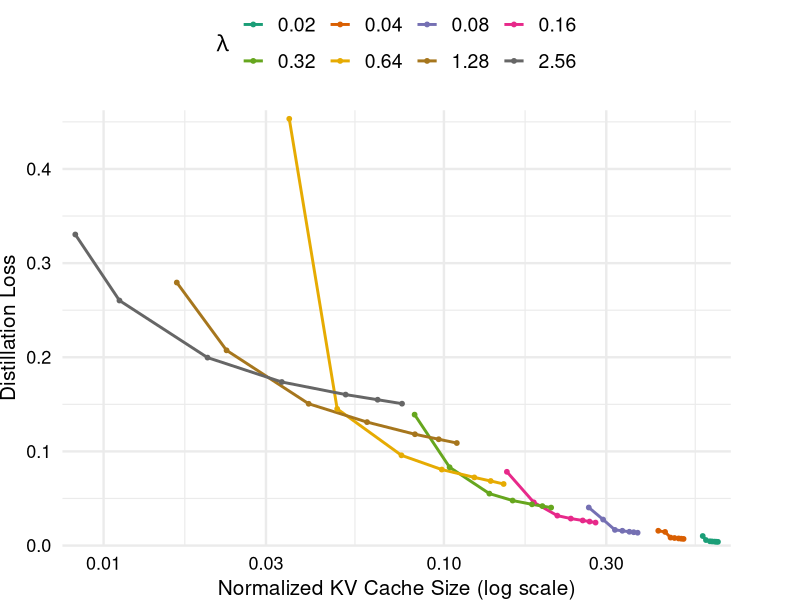

The R source for this figure:
library(tidyverse)

data <- read_csv("data/threshold.csv") %>%
  arrange(lambda, threshold) %>%
  mutate(lambda = factor(lambda, levels = sort(unique(lambda))))

fig <- ggplot(data, aes(x = kv_size, y = distill_loss, colour = lambda)) +
  geom_line(linewidth = 1) +
  geom_point(size = 1.3) +
  scale_colour_brewer(palette = "Dark2") +
  scale_x_log10(
    breaks = scales::log_breaks(n = 6),
    expand = expansion(mult = c(0.02, 0.02))
  ) +
  scale_y_continuous(
    breaks = scales::pretty_breaks(n = 6),
    expand = expansion(mult = c(0, 0.02))
  ) +
  guides(
    colour = guide_legend(nrow = 2, byrow = TRUE)
  ) +
  labs(
    x = "Normalized KV Cache Size (log scale)",
    y = "Distillation Loss",
    colour = expression(lambda)
  ) +
  coord_cartesian(ylim = c(0, NA), clip = "off") +
  theme_minimal(base_size = 18) +
  theme(
    legend.position = "top",
    legend.title = element_text(size = 16),
    legend.text = element_text(size = 14),
    axis.text.x = element_text(size = 13, colour = "black"),
    axis.text.y = element_text(size = 13, colour = "black"),
    axis.title.x = element_text(size = 15),
    axis.title.y = element_text(size = 15),
    plot.margin = margin(r = 50)
  )

ggsave("threshold.pdf", fig, width = 5, height = 4.0, units = "in")
